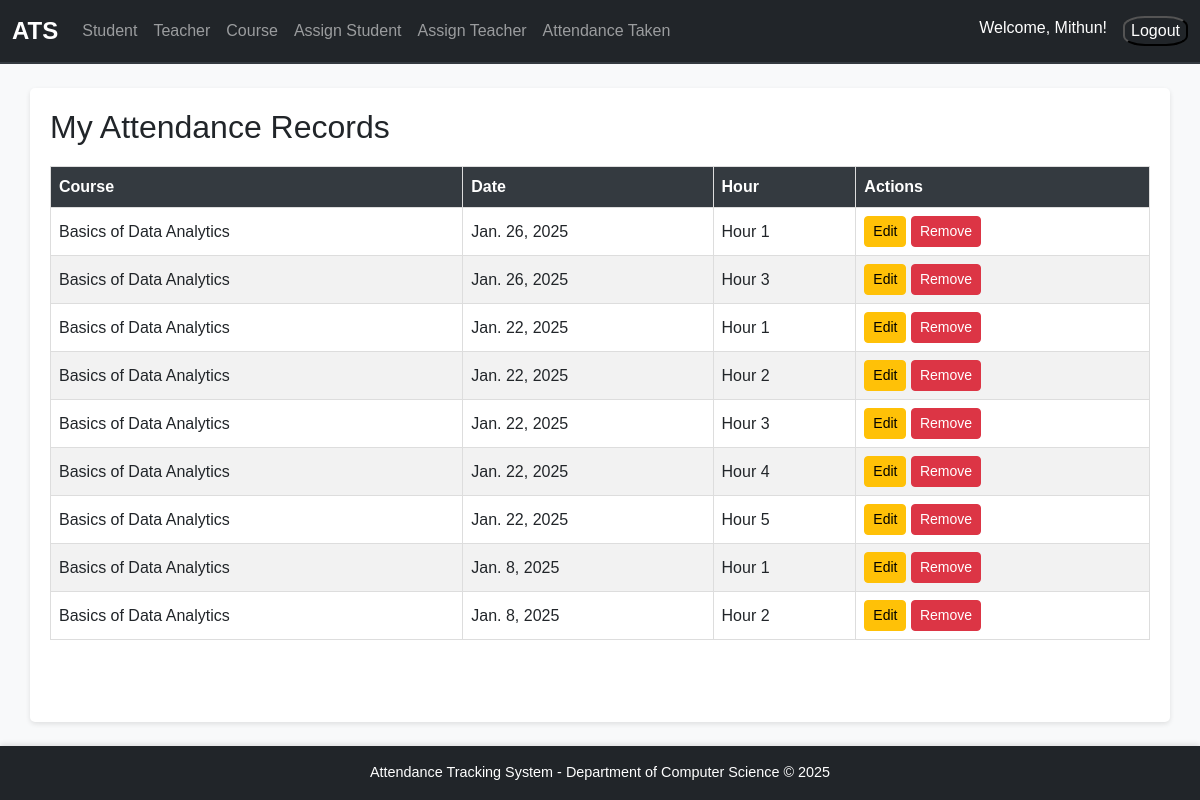
/teacher/attendance/ (signed in), run on an earlier commit of the app's database.
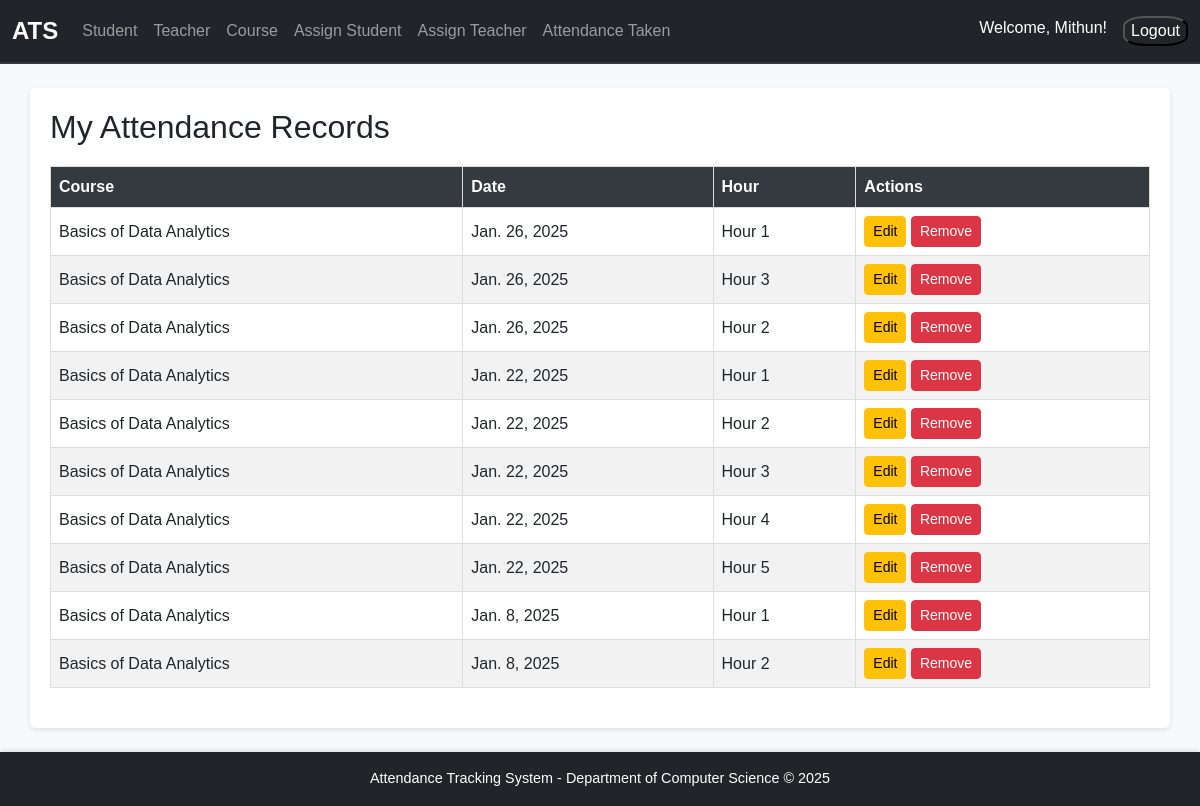
And on a later commit of the database.
### attendance/models.py (models this page shows, shortened)
class HourDateCourse(models.Model):
    HOUR_CHOICES = [
        (1, 'Hour 1'),
        (2, 'Hour 2'),
        (3, 'Hour 3'),
        (4, 'Hour 4'),
        (5, 'Hour 5'),
    ]
    course = models.ForeignKey("Course", on_delete=models.CASCADE)
    teacher = models.ForeignKey("Teacher", on_delete=models.CASCADE)
    date = models.DateField()
    hour = models.PositiveSmallIntegerField(choices=HOUR_CHOICES)  # Restrict to valid choices
    year = models.PositiveIntegerField(editable=False)  # Year is non-editable
    class Meta:
        unique_together = ('course', 'date', 'hour')  # Ensure only one teacher can mark attendance

class Course(models.Model):
    SEMESTER_CHOICES = [
        ('1', 'First Semester'),
        ('2', 'Second Semester'),
        ('3', 'Third Semester'),
        ('4', 'Fourth Semester'),
        ('5', 'Fifth Semester'),
        ('6', 'Sixth Semester'),
        ('7', 'Seventh Semester'),
        ('8', 'Eighth Semester'),
    ]
    name = models.CharField(max_length=100)
    code = models.CharField(max_length=20)
    semester = models.CharField(max_length=1, choices=SEMESTER_CHOICES)
    credits = models.IntegerField()
    department = models.ForeignKey(Department, on_delete=models.CASCADE)

### attendance/views.py (the view)
# urls.py: path('teacher/attendance/', views.teacher_attendance_list, name='teacher_attendance_list'),
@login_required
def teacher_attendance_list(request):
    if not hasattr(request.user, 'teacher'):
        messages.error(request, "You are not authorized to access this page.")
        return redirect('home')
    teacher = request.user.teacher  # Get the Teacher instance linked to the user
    attendance_records = HourDateCourse.objects.filter(teacher=teacher).order_by('-date')
    context = {
        'attendance_records': attendance_records,
    }
    return render(request, 'attendance/teacher_attendance_list.html', context)

### attendance/context_processors.py (called while the page is built)
def is_hod(request):
    return {'is_hod': request.user.groups.filter(name='HoD').exists()}

### attendance/templates/attendance/teacher_attendance_list.html (shortened to what this page needs)
{% extends 'base.html' %}
{% block content %}
    <h2>My Attendance Records</h2>
    <table>
        <thead>
            <tr>
                <th>Course</th>
                <th>Date</th>
                <th>Hour</th>
                <th>Actions</th>
            </tr>
        </thead>
        <tbody>
            {% for record in attendance_records %}
                <tr>
                    <td>{{ record.course.name }}</td>
                    <td>{{ record.date }}</td>
                    <td>Hour {{ record.hour }}</td>
                    <td>
                        <a href="{% url 'edit_attendance' record.id %}" class="btn btn-warning btn-sm">Edit</a>
                        <a href="{% url 'remove_attendance' record.id %}" class="btn btn-danger btn-sm" onclick="return confirm('Are you sure you want to remove this record?')">Remove</a>
                    </td>
                </tr>
            {% empty %}
                <tr>
                    <td colspan="4" class="text-center">No attendance records found.</td>
                </tr>
            {% endfor %}
        </tbody>
    </table>
{% endblock %}

What changed in the data, as far as the page shows it:
added HourDateCourse: course.name "Basics of Data Analytics", date "Jan. 26, 2025", hour "2"
